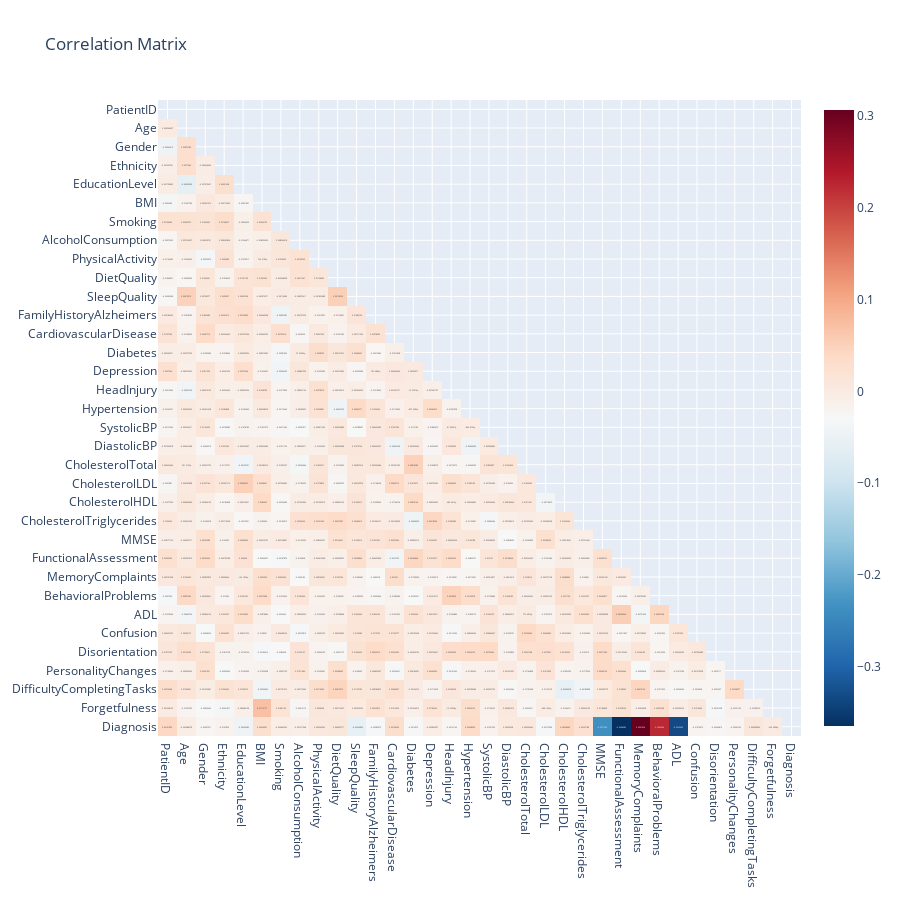

Write notebook code for a chart like this one.
### Markdown cell above
<div id="matrix" style="color:#37475a; border-bottom: 7px solid orange; width: 100%; margin-bottom: 15px; padding-bottom: 2px"><h2>Correlation Matrix</h2> </div>

### Code cell
# Calculate correlation matrix
corr = data.corr(numeric_only=True)

# Create mask to hide upper half
mask = np.triu(np.ones_like(corr, dtype=bool))

# Apply mask (replace upper half with NaN)
corr_masked = corr.mask(mask)

# Heatmap con Plotly
fig = px.imshow(
    corr_masked,
    text_auto=True,
    color_continuous_scale='RdBu_r',
    aspect="auto",
    title="Correlation Matrix"
)

fig.update_layout(height=900, width=900)
fig.show()

### Figure 1 — Plotly figure (JSON) as saved in the notebook; plotly's stock layout.template omitted (floating-point values rounded to 4 significant figures; data arrays with more than 128 entries replaced by an {"elided": "..."} marker saying what was removed)
{"data": [{"coloraxis": "coloraxis", "hovertemplate": "x: %{x}<br>y: %{y}<br>color: %{z}<extra></extra>", "name": "0", "texttemplate": "%{z}", "type": "heatmap", "x": ["PatientID", "Age", "Gender", "Ethnicity", "EducationLevel", "BMI", "Smoking", "AlcoholConsumption", "PhysicalActivity", "DietQuality", "SleepQuality", "FamilyHistoryAlzheimers", "CardiovascularDisease", "Diabetes", "Depression", "HeadInjury", "Hypertension", "SystolicBP", "DiastolicBP", "CholesterolTotal", "CholesterolLDL", "CholesterolHDL", "CholesterolTriglycerides", "MMSE", "FunctionalAssessment", "MemoryComplaints", "BehavioralProblems", "ADL", "Confusion", "Disorientation", "PersonalityChanges", "DifficultyCompletingTasks", "Forgetfulness", "Diagnosis"], "xaxis": "x", "y": ["PatientID", "Age", "Gender", "Ethnicity", "EducationLevel", "BMI", "Smoking", "AlcoholConsumption", "PhysicalActivity", "DietQuality", "SleepQuality", "FamilyHistoryAlzheimers", "CardiovascularDisease", "Diabetes", "Depression", "HeadInjury", "Hypertension", "SystolicBP", "DiastolicBP", "CholesterolTotal", "CholesterolLDL", "CholesterolHDL", "CholesterolTriglycerides", "MMSE", "FunctionalAssessment", "MemoryComplaints", "BehavioralProblems", "ADL", "Confusion", "Disorientation", "PersonalityChanges", "DifficultyCompletingTasks", "Forgetfulness", "Diagnosis"], "yaxis": "y", "z": {"elided": "34x34 float values"}}], "layout": {"coloraxis": {"colorscale": [[0, "rgb(5,48,97)"], [0.1, "rgb(33,102,172)"], [0.2, "rgb(67,147,195)"], [0.3, "rgb(146,197,222)"], [0.4, "rgb(209,229,240)"], [0.5, "rgb(247,247,247)"], [0.6, "rgb(253,219,199)"], [0.7, "rgb(244,165,130)"], [0.8, "rgb(214,96,77)"], [0.9, "rgb(178,24,43)"], [1, "rgb(103,0,31)"]]}, "height": 900, "title": {"text": "Correlation Matrix"}, "width": 900, "xaxis": {"anchor": "y", "domain": [0, 1]}, "yaxis": {"anchor": "x", "autorange": "reversed", "domain": [0, 1]}}}
